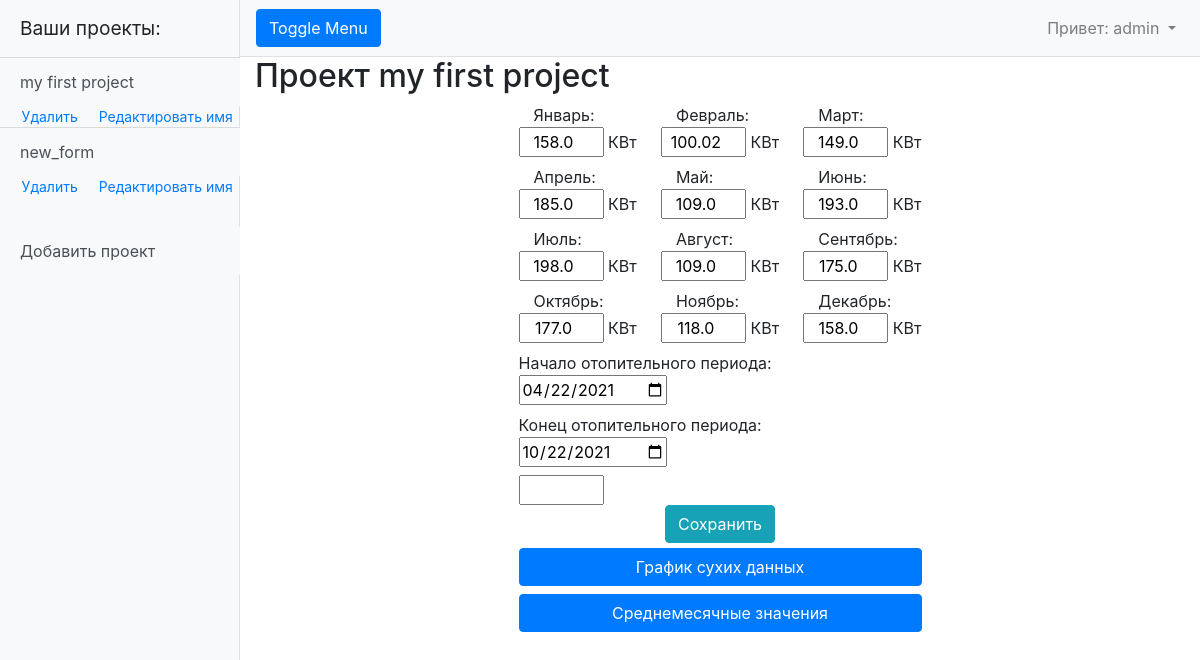
The app's page /projects/17 (signed in), older data.
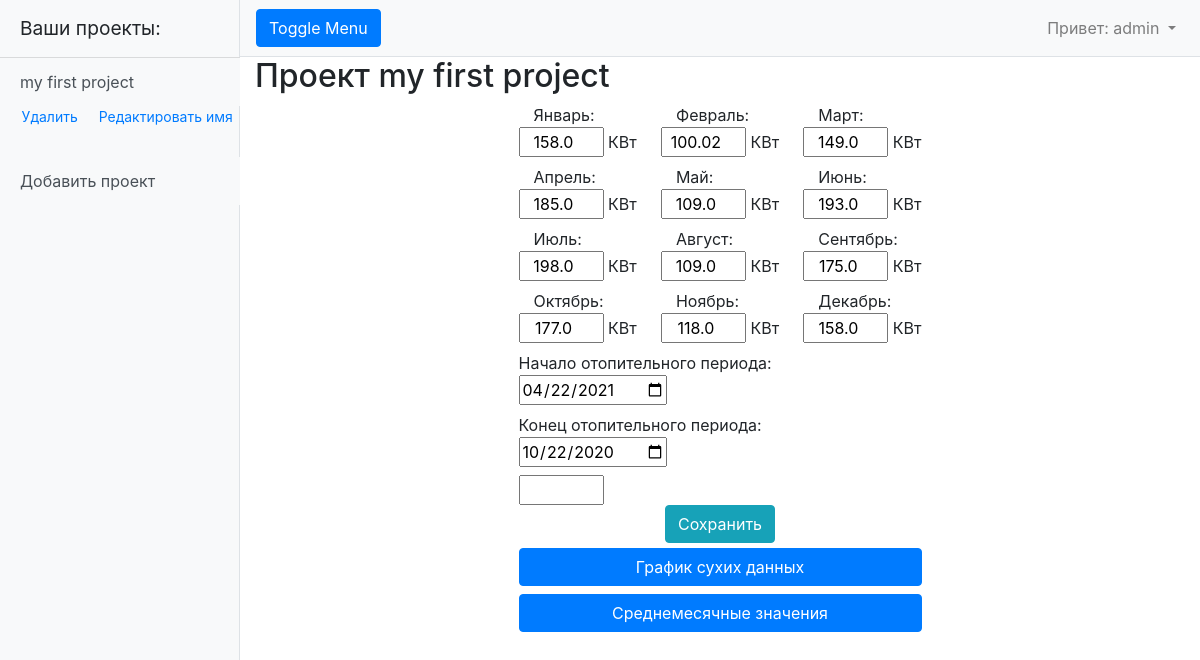
The same page, newer data.
### myapp/models.py (models this page shows, shortened)
class Data(models.Model):
    month = 'M'
    FIELD = [
        (month, 'ежемесячные данные'),
    ]
    project = models.ForeignKey(Project, on_delete=models.CASCADE)
    project_type = models.CharField(max_length=1, choices=FIELD, default='M')
    data = models.TextField(default='0 0 0 0 0 0 0 0 0 0 0 0')
    begin_heating = models.DateField(default=f'{datetime.now().year - 1}-10-15')
    end_heating = models.DateField(default=f'{datetime.now().year}-04-15')
    coef = models.FloatField(default=1.1)

class Project(models.Model):
    user = models.ForeignKey(User, on_delete=models.CASCADE)
    project_name = models.CharField(max_length=255, unique=True)
    project_date_creation = models.DateTimeField(auto_now_add=True)

### myapp/views.py (the view, shortened to what this page needs)
# urls.py: path('projects/<int:pk>', ProjectData.as_view()),
@method_decorator(login_required, name='dispatch')
class ProjectData(DetailView):
    model = Data
    template_name = 'project_details.html'
    context_object_name = 'single_project'
    def get_context_data(self, **kwargs):
        context = super().get_context_data(**kwargs)
        context['a_project'] = Data.objects.filter(project__user__username=self.request.user)
        data = Data.objects.get(id=self.kwargs.get('pk'))
        list_data = list(map(float, data.data.split(' ')))
        context['list_data'] = list_data # сухие данные
        months = ['Январь', 'Февраль', 'Март', 'Апрель', 'Май', 'Июнь', 'Июль', 'Август', 'Сентябрь', 'Октябрь', 'Ноябрь', 'Декабрь']
        context['output_data'] = {}
        for number, month in zip(list_data, months):
            context['output_data'][month] = number
        return context

### templates/project_details.html (shortened to what this page needs)
{% extends 'default.html' %}
{% block content %}
    <h2>Проект {{ single_project.project.project_name }}</h2>
    <div class="main-div">
        <form method="POST">
            <div class="input-div">
                {% for month, number in output_data.items %}
                    <label><p class="input-label">{{ month }}:</p>
                        <input required class="data-input" type="number" value="{{ number }}" name="{{ month }}" placeholder="Данные за {{ month }}" min="0" step="0.01"> КВт
                    </label>
                {% endfor %}
                <div class="div-date">
                    <label>Начало отопительного периода:
                        <input required type="date" name="begin_heating" value="{{ single_project.begin_heating|date:'Y-m-d' }}">
                    </label>
                    <label>Конец отопительного периода: &nbsp;
                        <input required type="date" name="end_heating" value="{{ single_project.end_heating|date:'Y-m-d' }}">
                    </label>
                    <input required class="data-input" type="number" value="" name="" placeholder="" min="1" step="0.01">
                </div>
                <div class="div-data-submit">
                    <input class="btn btn-info" id="btn-save" type="submit" value="Сохранить">
                </div>
                <div class="div-btn-interpol">
                    <input class="btn btn-primary btn-block" type="button" id="btn1" value="График сухих данных">
                    <input class="btn btn-primary btn-block" type="button" id="btn2" value="Среднемесячные значения">
                </div>
            </div>
        </form>
    </div>
{% endblock content%}

### templates/default.html (shortened to what this page needs)
{% load static %}
<!DOCTYPE html>
<html lang="en">
<head>
    <link href="{% static 'vendor/bootstrap/css/bootstrap.min.css' %}" rel="stylesheet ">
    <link href="{% static 'css/simple-sidebar.css' %}" rel="stylesheet">
    <link href="{% static 'my_style.css' %}" rel="stylesheet">
    <link href="{% static 'style_for_graph' %}" rel="stylesheet">
</head>
<body>
  <div class="d-flex" id="wrapper">
    <div class="bg-light border-right" id="sidebar-wrapper" style="max-width: 240px;">
      <div class="sidebar-heading">Ваши проекты:</div>
      <div class="list-group list-group-flush">
          {% if user.is_authenticated %}
              {% for project in a_project %}
                  <a href="/projects/{{ project.id }}" class="list-group-item list-group-item-action bg-light" style="border-width: 1px 0 0;">{{ project.project.project_name }}</a>
                  <div class="div-del-ed">
                    <a class="" style="margin-left: 0; font-size: 14px" href="/delete/{{ project.project.id }}">Удалить</a>
                    <a class="" style="margin-left: 0; font-size: 14px" href="/create_project/{{ project.project.id }}">Редактировать имя</a>
                  </div>
              {% endfor %}
              <a href="/create_project" class="list-group-item list-group-item-action bg-light" style="margin-top: 30px;">Добавить проект</a>
          {% else %}
              <p class="list-group-item">Здесь будут отображаться ваши проекты </p>
          {% endif %}
      </div>
    </div>
    <div id="page-content-wrapper">
      <nav class="navbar navbar-expand-lg navbar-light bg-light border-bottom">
        <button class="btn btn-primary" id="menu-toggle">Toggle Menu</button>
        <div class="collapse navbar-collapse" id="navbarSupportedContent">
          <ul class="navbar-nav ml-auto mt-2 mt-lg-0">
            {% if user.is_authenticated %}
              <li class="nav-item dropdown">
                <a class="nav-link dropdown-toggle" href="#" id="navbarDropdown" role="button" data-toggle="dropdown" aria-haspopup="true" aria-expanded="false">
                  <span>Привет: {{ user.username }}</span>
                </a>
              </li>
            {% endif %}
          </ul>
        </div>
      </nav>
      <div class="container-fluid">
        {% block content %}{% endblock content %}
      </div>
    </div>
  </div>
</body>
</html>

### static/css/simple-sidebar.css (style rules this page uses)
#wrapper { overflow-x: hidden; }
#sidebar-wrapper { min-height: 100vh; margin-left: -15rem; -webkit-transition: margin .25s ease-out; -moz-transition: margin .25s ease-out; -o-transition: margin .25s ease-out; transition: margin .25s ease-out; }
#sidebar-wrapper .sidebar-heading { padding: 0.875rem 1.25rem; font-size: 1.2rem; }
#sidebar-wrapper .list-group { width: 15rem; }
#page-content-wrapper { min-width: 100vw; }
@media (min-width: 768px) { #sidebar-wrapper { margin-left: 0; } }
@media (min-width: 768px) { #page-content-wrapper { min-width: 0; width: 100%; } }

### static/my_style.css (style rules this page uses)
.main-div { display: flex; flex-wrap: wrap; justify-content: space-between; }
.div-btn-interpol { margin-top: 5px; display: flex; justify-content: center; flex-wrap: wrap; }
.input-div { display: flex; flex-wrap: wrap; justify-content: space-between; max-width: 403px; }
.input-label { padding-left: 15px; margin: 0; }
.data-input { width: 85px; text-align: center; }
.div-data-submit { display: flex; justify-content: center; width: 100%; }
.div-del-ed { display: flex; justify-content: space-between; width: 88%; margin-left: 9%; }
.div-date { width: 100%; display: flex; flex-wrap: wrap; }
@media (max-width: 1200px) { .main-div { justify-content: center; } }

Row changes from the older to the newer data that the page shows:
removed Data: project.project_name "new_form"
changed Data "my first project": end_heating "10/22/2021" → "10/22/2020"
